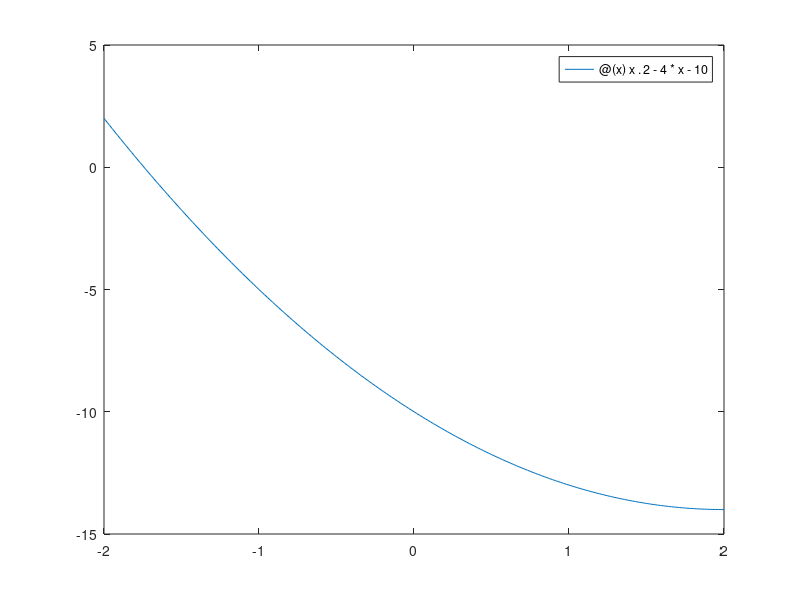

Write the MATLAB code that produced this figure.

clc;
close all;
fprintf('Bisection Method\n');
f=@(x)x.^2-4*x-10;
%f=@(x)x.^4-x-10;
%f=@(x) x*log(10^x)-1.2;
fplot(f,[-2,2])
a=5;
b=6;
for i=0:100
  c=(a+b)/2;
  if(f(a)*f(c)>0)
  a=c;
else
  b=c;
end
end
fprintf("The root is %f",c);
fprintf('\nMd Faisal Ahmed \nID:152392326');
